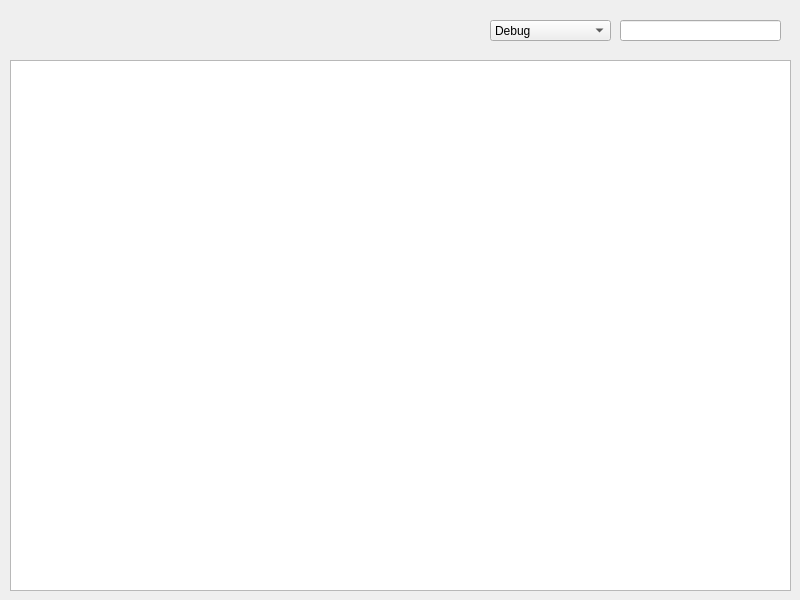
<?xml version="1.0" encoding="UTF-8"?>
<ui version="4.0">
 <class>MainWindow</class>
 <widget class="QMainWindow" name="MainWindow">
  <property name="geometry">
   <rect>
    <x>0</x>
    <y>0</y>
    <width>800</width>
    <height>600</height>
   </rect>
  </property>
  <property name="windowTitle">
   <string>MainWindow</string>
  </property>
  <widget class="QWidget" name="centralwidget">
   <widget class="QTextBrowser" name="textBrowser">
    <property name="geometry">
     <rect>
      <x>10</x>
      <y>60</y>
      <width>781</width>
      <height>531</height>
     </rect>
    </property>
   </widget>
   <widget class="QLineEdit" name="lineEdit">
    <property name="geometry">
     <rect>
      <x>620</x>
      <y>20</y>
      <width>161</width>
      <height>21</height>
     </rect>
    </property>
   </widget>
   <widget class="QComboBox" name="comboBox">
    <property name="geometry">
     <rect>
      <x>490</x>
      <y>20</y>
      <width>121</width>
      <height>21</height>
     </rect>
    </property>
    <item>
     <property name="text">
      <string>Debug</string>
     </property>
    </item>
    <item>
     <property name="text">
      <string>Information</string>
     </property>
    </item>
    <item>
     <property name="text">
      <string>Error</string>
     </property>
    </item>
    <item>
     <property name="text">
      <string>Warning</string>
     </property>
    </item>
   </widget>
  </widget>
 </widget>
 <resources/>
 <connections/>
</ui>
